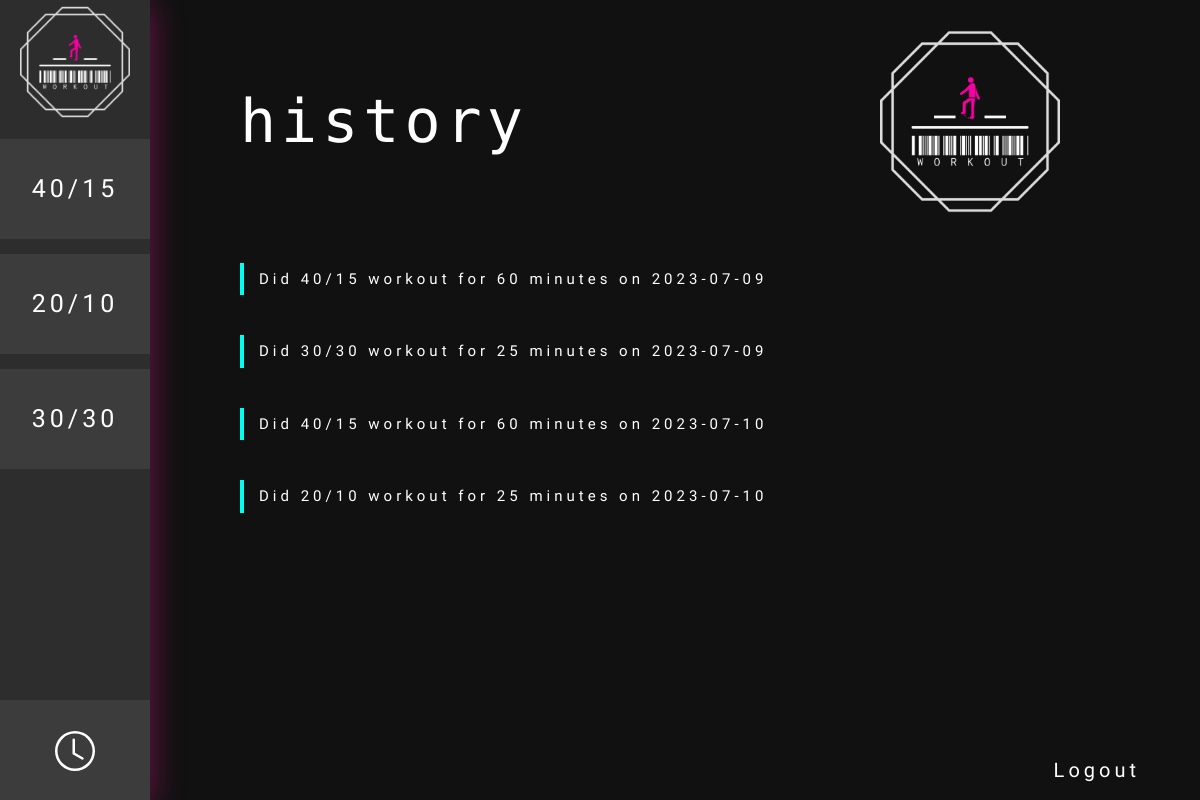
Page /history_display (signed in) on the earlier database version.
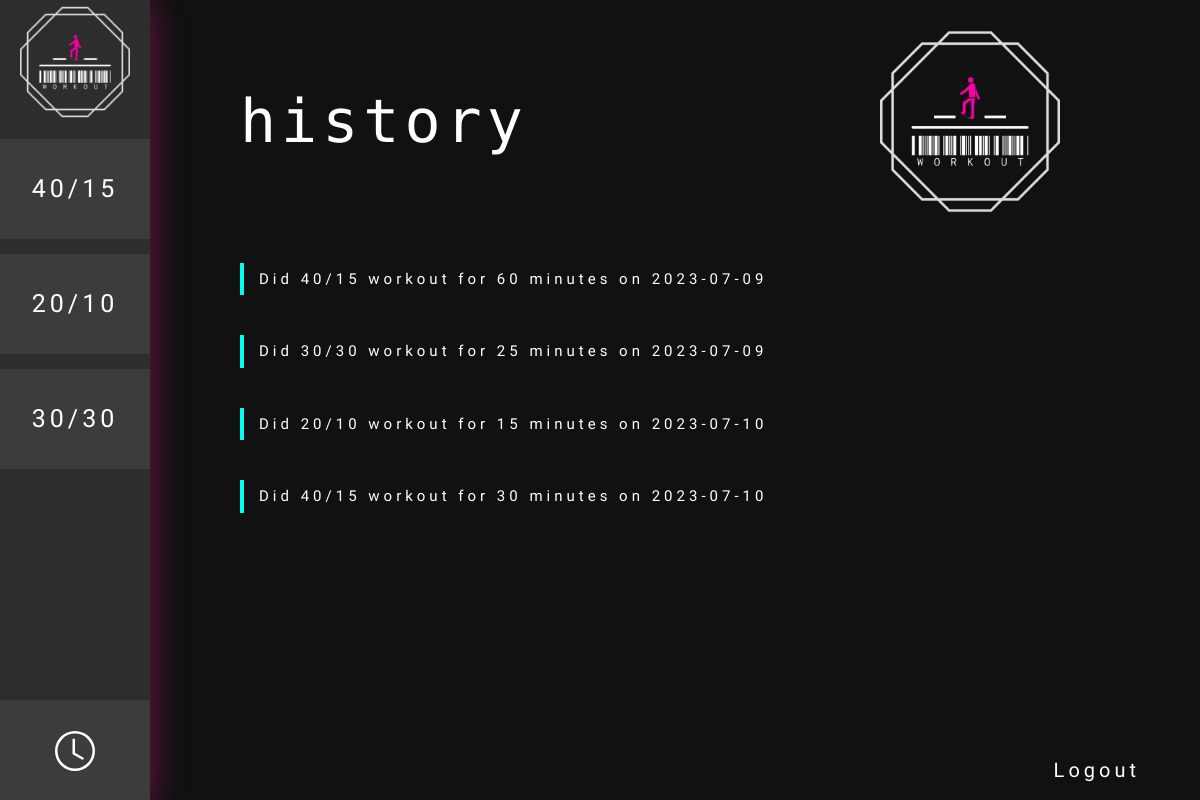
Same page on the later database version.
### workout/models.py (models this page shows)
class Workout(models.Model):
    user =  models.ForeignKey(User, on_delete=models.CASCADE, related_name='history')
    date =  models.DateField(auto_now_add=True)
    workout = models.CharField(max_length=200)
    def __str__(self):
        return f"Did {self.workout} on {self.date}"

### workout/views.py (the view)
# urls.py: path("history_display", views.history_display, name="user_history"),
@login_required
def history_display(request):
    user = User.objects.get(pk= request.user.id)
    history = user.history.all()
    return render(request, 'workout/history.html', {'history':history})

### workout/templates/workout/history.html (shortened to what this page needs)
{% extends "workout/layout.html" %}
{% block heading %}
    <div class="heading"> history</div>
{% endblock %}
{% block body %}
<div class="history_div">
    {% for workout in history %}
        <div class="buttons_header">{{workout}}</div>
    {% empty %}
        <div class="buttons_header">no history yet</div>
    {% endfor %}
</div>
{% endblock %}

### workout/templates/workout/layout.html (shortened to what this page needs)
{% load static %}
<!DOCTYPE html>
<html lang="en">
<head>
    <link href="{% static 'workout/styles/styles.css' %}" rel="stylesheet">
    <link href="https://cdn.jsdelivr.net/npm/bootstrap@5.3.0/dist/css/bootstrap.min.css" rel="stylesheet">
</head>
<body class="body_element">
    <div class="navigation_bar">
        <div class="upper_items">
            <div class="logo"><a href="{% url 'index' %}"><img src="{% static 'workout/images/workout-low-resolution-logo-color-on-transparent-background (2).png'%}" width="110px"></a></div>
            <a class="link" href="{% url 'ratio' 40 15%}"><div class="toggle_btn">40/15</div></a>
            <a class="link" href="{% url 'ratio' 20 10%}"><div class="toggle_btn">20/10</div></a>
            <a class="link" href="{% url 'ratio' 30 30%}"><div class="toggle_btn">30/30</div></a>
        </div>
        <div class="lower_items">
            {% if user.is_authenticated %}
                <a href="{% url 'user_history'%}"  data-bs-toggle="popover" data-bs-placement="right" data-bs-content="Workout History" data-bs-trigger="hover focus">
                    <div class="toggle_btn history">
                        <svg xmlns="http://www.w3.org/2000/svg" width="40" height="40" fill="white" class="bi bi-clock" viewBox="0 0 16 16">
                        <path d="M8 3.5a.5.5 0 0 0-1 0V9a.5.5 0 0 0 .252.434l3.5 2a.5.5 0 0 0 .496-.868L8 8.71V3.5z"/>
                        <path d="M8 16A8 8 0 1 0 8 0a8 8 0 0 0 0 16zm7-8A7 7 0 1 1 1 8a7 7 0 0 1 14 0z"/>
                        </svg>
                    </div>
                </a>
            {% endif %}
        </div>
    </div>
    <div class="header">
        {% block heading %}{% endblock %}
        <div>
            <img src="{% static 'workout/images/workout-low-resolution-logo-color-on-transparent-background (2).png'%}" width="180px">
        </div>
    </div>
    {% block body %}
    {% endblock %}
    <div class="footer">
        {% if user.is_authenticated %}
            <div><a class="link f_link" href="{% url 'logout'%}">Logout</a></div>
        {% else %}
            <div class="fotter_link"><a class="link f_link" href="{% url 'login'%}">Login</a></div>
            <div class="fotter_link"><a class="link f_link" href="{% url 'register'%}">Register</a></div>
        {% endif %}
    </div>
</body>
</html>

### workout/static/workout/styles/styles.css (style rules this page uses)
.buttons_header { font-family: "Graduate", sans-serif; line-height: 150%; letter-spacing: 4px; text-align: center; font-size: 15px; color: #ffffff; border-left: 4px solid #00FFF0; margin-top: 40px; text-align: left; padding: 5px 15px; animation: SlideIn 2s; }
.body_element { background-color: #111111; height: 100%; padding-top: 20px; }
@media (min-width: 1025px) { .body_element { padding-left: 240px; padding-right: 90px; } }
.navigation_bar { display: flex; justify-content: space-between; flex-direction: column; align-items: center; gap: 20px; font-family: "Graduate", sans-serif; line-height: 150%; letter-spacing: 4px; text-align: center; font-size: 25px; color: #ffffff; box-shadow: 1px 5px 30px rgba(210, 23, 135, 0.4901960784); background-color: #2D2D2D; height: 100%; width: 150px; position: fixed; z-index: 1; top: 0; left: 0; }
.navigation_bar .toggle_btn { width: 150px; background-color: #3C3C3C; cursor: pointer; transition: all 0.3s; }
@media (min-width: 1025px) { .navigation_bar .toggle_btn { height: 100px; line-height: 100px; margin-top: 15px; } }
.navigation_bar .bi-clock { transition: fill 0.3s; }
.header { width: 100%; display: flex; justify-content: space-between; flex-direction: row; align-items: center; gap: 20px; }
@media (min-width: 1025px) { .header { padding-right: 50px; } }
.header .heading { font-family: "Monoton", sans-serif; font-size: 60px; letter-spacing: 5px; word-spacing: 20px; line-height: 140%; text-align: left; color: #ffffff; }
.footer { width: auto; position: fixed; bottom: 15px; right: 60px; display: flex; justify-content: space-between; flex-direction: row; align-items: center; gap: 20px; font-family: "Graduate", sans-serif; line-height: 150%; letter-spacing: 4px; text-align: center; font-size: 20px; color: #ffffff; }
.footer .f_link { color: inherit; }
.link { transition: color 0.3s; color: white; text-decoration: none; }
.history_div { padding-bottom: 80px; }

Differences in the rows shown:
removed Workout: workout+date "Did 40/15 workout for 60 minutes on 2023-07-10"
removed Workout: workout+date "Did 20/10 workout for 25 minutes on 2023-07-10"
added Workout: workout+date "Did 20/10 workout for 15 minutes on 2023-07-10"
added Workout: workout+date "Did 40/15 workout for 30 minutes on 2023-07-10"
